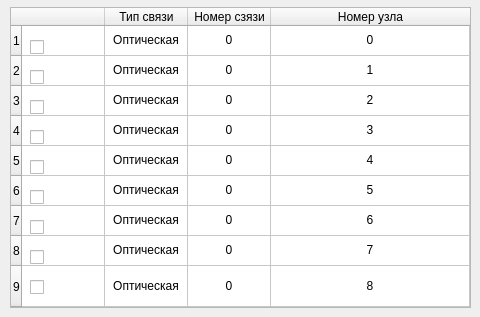
      <widget class="QWidget" name="activeWDFs">
       <attribute name="icon">
        <iconset>
         <normaloff>../Desktop/CAEN-UI/Setting/1.png</normaloff>../Desktop/CAEN-UI/Setting/1.png</iconset>
       </attribute>
       <attribute name="title">
        <string/>
       </attribute>
       <widget class="QTableWidget" name="VMECommSetting">
        <property name="geometry">
         <rect>
          <x>10</x>
          <y>7</y>
          <width>461</width>
          <height>301</height>
         </rect>
        </property>
        <property name="focusPolicy">
         <enum>Qt::NoFocus</enum>
        </property>
        <property name="editTriggers">
         <set>QAbstractItemView::NoEditTriggers</set>
        </property>
        <property name="dragDropOverwriteMode">
         <bool>false</bool>
        </property>
        <property name="selectionMode">
         <enum>QAbstractItemView::NoSelection</enum>
        </property>
        <property name="textElideMode">
         <enum>Qt::ElideNone</enum>
        </property>
        <property name="rowCount">
         <number>9</number>
        </property>
        <property name="columnCount">
         <number>4</number>
        </property>
        <attribute name="horizontalHeaderDefaultSectionSize">
         <number>83</number>
        </attribute>
        <attribute name="horizontalHeaderMinimumSectionSize">
         <number>23</number>
        </attribute>
        <attribute name="horizontalHeaderStretchLastSection">
         <bool>true</bool>
        </attribute>
        <attribute name="verticalHeaderDefaultSectionSize">
         <number>30</number>
        </attribute>
        <attribute name="verticalHeaderMinimumSectionSize">
         <number>30</number>
        </attribute>
        <attribute name="verticalHeaderShowSortIndicator" stdset="0">
         <bool>false</bool>
        </attribute>
        <attribute name="verticalHeaderStretchLastSection">
         <bool>true</bool>
        </attribute>
        <row>
         <property name="text">
          <string>1</string>
         </property>
        </row>
        <row>
         <property name="text">
          <string>2</string>
         </property>
        </row>
        <row>
         <property name="text">
          <string>3</string>
         </property>
        </row>
        <row>
         <property name="text">
          <string>4</string>
         </property>
        </row>
        <row>
         <property name="text">
          <string>5</string>
         </property>
        </row>
        <row>
         <property name="text">
          <string>6</string>
         </property>
        </row>
        <row>
         <property name="text">
          <string>7</string>
         </property>
        </row>
        <row>
         <property name="text">
          <string>8</string>
         </property>
        </row>
        <row>
         <property name="text">
          <string>9</string>
         </property>
        </row>
        <column>
         <property name="text">
          <string/>
         </property>
         <property name="textAlignment">
          <set>AlignCenter</set>
         </property>
         <property name="icon">
          <iconset>
           <normaloff>../Desktop/CAEN-UI/used.png</normaloff>../Desktop/CAEN-UI/used.png</iconset>
         </property>
        </column>
        <column>
         <property name="text">
          <string>Тип связи</string>
         </property>
         <property name="textAlignment">
          <set>AlignCenter</set>
         </property>
        </column>
        <column>
         <property name="text">
          <string>Номер сзязи</string>
         </property>
         <property name="textAlignment">
          <set>AlignCenter</set>
         </property>
        </column>
        <column>
         <property name="text">
          <string>Номер узла</string>
         </property>
         <property name="textAlignment">
          <set>AlignCenter</set>
         </property>
        </column>
        <item row="0" column="0">
         <property name="text">
          <string/>
         </property>
        </item>
        <item row="0" column="1">
         <property name="text">
          <string>Оптическая</string>
         </property>
         <property name="textAlignment">
          <set>AlignCenter</set>
         </property>
        </item>
        <item row="0" column="2">
         <property name="text">
          <string>0</string>
         </property>
         <property name="textAlignment">
          <set>AlignCenter</set>
         </property>
        </item>
        <item row="0" column="3">
         <property name="text">
          <string>0</string>
         </property>
         <property name="textAlignment">
          <set>AlignCenter</set>
         </property>
        </item>
        <item row="1" column="0">
         <property name="text">
          <string/>
         </property>
        </item>
        <item row="1" column="1">
         <property name="text">
          <string>Оптическая</string>
         </property>
         <property name="textAlignment">
          <set>AlignCenter</set>
         </property>
        </item>
        <item row="1" column="2">
         <property name="text">
          <string>0</string>
         </property>
         <property name="textAlignment">
          <set>AlignCenter</set>
         </property>
        </item>
        <item row="1" column="3">
         <property name="text">
          <string>1</string>
         </property>
         <property name="textAlignment">
          <set>AlignCenter</set>
         </property>
        </item>
        <item row="2" column="1">
         <property name="text">
          <string>Оптическая</string>
         </property>
         <property name="textAlignment">
          <set>AlignCenter</set>
         </property>
        </item>
        <item row="2" column="2">
         <property name="text">
          <string>0</string>
         </property>
         <property name="textAlignment">
          <set>AlignCenter</set>
         </property>
        </item>
        <item row="2" column="3">
         <property name="text">
          <string>2</string>
         </property>
         <property name="textAlignment">
          <set>AlignCenter</set>
         </property>
        </item>
        <item row="3" column="1">
         <property name="text">
          <string>Оптическая</string>
         </property>
         <property name="textAlignment">
          <set>AlignCenter</set>
         </property>
        </item>
        <item row="3" column="2">
         <property name="text">
          <string>0</string>
         </property>
         <property name="textAlignment">
          <set>AlignCenter</set>
         </property>
        </item>
        <item row="3" column="3">
         <property name="text">
          <string>3</string>
         </property>
         <property name="textAlignment">
          <set>AlignCenter</set>
         </property>
        </item>
        <item row="4" column="1">
         <property name="text">
          <string>Оптическая</string>
         </property>
         <property name="textAlignment">
          <set>AlignCenter</set>
         </property>
        </item>
        <item row="4" column="2">
         <property name="text">
          <string>0</string>
         </property>
         <property name="textAlignment">
          <set>AlignCenter</set>
         </property>
        </item>
        <item row="4" column="3">
         <property name="text">
          <string>4</string>
         </property>
         <property name="textAlignment">
          <set>AlignCenter</set>
         </property>
        </item>
        <item row="5" column="1">
         <property name="text">
          <string>Оптическая</string>
         </property>
         <property name="textAlignment">
          <set>AlignCenter</set>
         </property>
        </item>
        <item row="5" column="2">
         <property name="text">
          <string>0</string>
         </property>
         <property name="textAlignment">
          <set>AlignCenter</set>
         </property>
        </item>
        <item row="5" column="3">
         <property name="text">
          <string>5</string>
         </property>
         <property name="textAlignment">
          <set>AlignCenter</set>
         </property>
        </item>
        <item row="6" column="1">
         <property name="text">
          <string>Оптическая</string>
         </property>
         <property name="textAlignment">
          <set>AlignCenter</set>
         </property>
        </item>
        <item row="6" column="2">
         <property name="text">
          <string>0</string>
         </property>
         <property name="textAlignment">
          <set>AlignCenter</set>
         </property>
        </item>
        <item row="6" column="3">
         <property name="text">
          <string>6</string>
         </property>
         <property name="textAlignment">
          <set>AlignCenter</set>
         </property>
        </item>
        <item row="7" column="1">
         <property name="text">
          <string>Оптическая</string>
         </property>
         <property name="textAlignment">
          <set>AlignCenter</set>
         </property>
        </item>
        <item row="7" column="2">
         <property name="text">
          <string>0</string>
         </property>
         <property name="textAlignment">
          <set>AlignCenter</set>
         </property>
        </item>
        <item row="7" column="3">
         <property name="text">
          <string>7</string>
         </property>
         <property name="textAlignment">
          <set>AlignCenter</set>
         </property>
        </item>
        <item row="8" column="1">
         <property name="text">
          <string>Оптическая</string>
         </property>
         <property name="textAlignment">
          <set>AlignCenter</set>
         </property>
        </item>
        <item row="8" column="2">
         <property name="text">
          <string>0</string>
         </property>
         <property name="textAlignment">
          <set>AlignCenter</set>
         </property>
        </item>
        <item row="8" column="3">
         <property name="text">
          <string>8</string>
         </property>
         <property name="textAlignment">
          <set>AlignCenter</set>
         </property>
        </item>
       </widget>
       <widget class="QCheckBox" name="WDF1">
        <property name="geometry">
         <rect>
          <x>30</x>
          <y>40</y>
          <width>15</width>
          <height>15</height>
         </rect>
        </property>
        <property name="text">
         <string/>
        </property>
       </widget>
       <widget class="QCheckBox" name="WDF2">
        <property name="geometry">
         <rect>
          <x>30</x>
          <y>70</y>
          <width>15</width>
          <height>15</height>
         </rect>
        </property>
        <property name="text">
         <string/>
        </property>
       </widget>
       <widget class="QCheckBox" name="WDF3">
        <property name="geometry">
         <rect>
          <x>30</x>
          <y>100</y>
          <width>15</width>
          <height>15</height>
         </rect>
        </property>
        <property name="text">
         <string/>
        </property>
       </widget>
       <widget class="QCheckBox" name="WDF4">
        <property name="geometry">
         <rect>
          <x>30</x>
          <y>130</y>
          <width>15</width>
          <height>15</height>
         </rect>
        </property>
        <property name="text">
         <string/>
        </property>
       </widget>
       <widget class="QCheckBox" name="WDF5">
        <property name="geometry">
         <rect>
          <x>30</x>
          <y>160</y>
          <width>15</width>
          <height>15</height>
         </rect>
        </property>
        <property name="text">
         <string/>
        </property>
       </widget>
       <widget class="QCheckBox" name="WDF6">
        <property name="geometry">
         <rect>
          <x>30</x>
          <y>190</y>
          <width>15</width>
          <height>15</height>
         </rect>
        </property>
        <property name="text">
         <string/>
        </property>
       </widget>
       <widget class="QCheckBox" name="WDF7">
        <property name="geometry">
         <rect>
          <x>30</x>
          <y>220</y>
          <width>15</width>
          <height>15</height>
         </rect>
        </property>
        <property name="text">
         <string/>
        </property>
       </widget>
       <widget class="QCheckBox" name="WDF8">
        <property name="geometry">
         <rect>
          <x>30</x>
          <y>250</y>
          <width>15</width>
          <height>15</height>
         </rect>
        </property>
        <property name="text">
         <string/>
        </property>
       </widget>
       <widget class="QCheckBox" name="WDF9">
        <property name="geometry">
         <rect>
          <x>30</x>
          <y>280</y>
          <width>15</width>
          <height>15</height>
         </rect>
        </property>
        <property name="text">
         <string/>
        </property>
       </widget>
      </widget>
